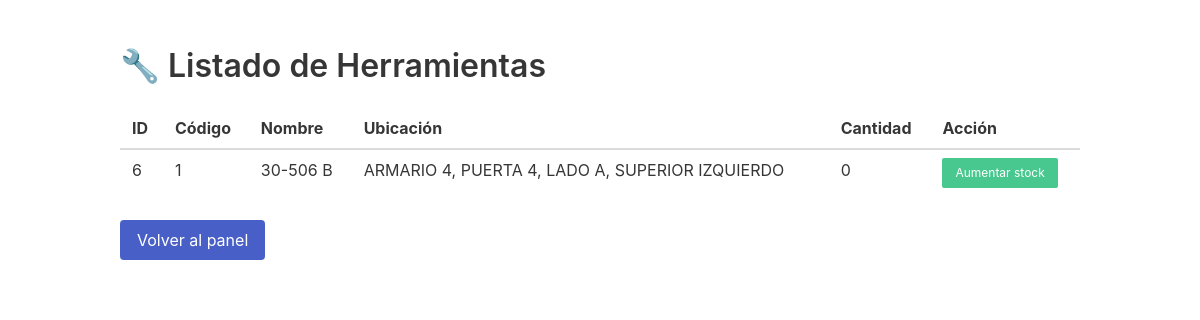
The app's page /listar_herramientas3.php?buscar=30-506 B (signed in), older data.
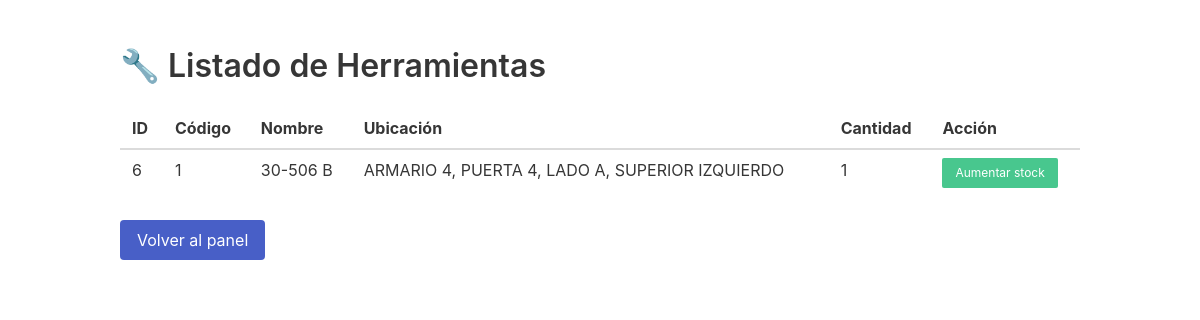
The same page, newer data.
### tables this page shows
CREATE TABLE `herramientas` (
  `id` int(11) NOT NULL AUTO_INCREMENT,
  `codigo` varchar(50) DEFAULT NULL,
  `nombre` varchar(100) NOT NULL,
  `imagen` varchar(255) DEFAULT NULL,
  `ubicacion` varchar(100) NOT NULL,
  `cantidad` int(11) NOT NULL DEFAULT 1,
  PRIMARY KEY (`id`)
);

### listar_herramientas3.php (the view, shortened to what this page needs)
<?php
include 'includes/conexion.php';
$buscar = isset($_GET['buscar']) ? $conexion->real_escape_string($_GET['buscar']) : '';
$where = "1";
if ($buscar) {
    $where .= " AND (nombre LIKE '%$buscar%' OR codigo LIKE '%$buscar%')";
}
$sql = "SELECT * FROM herramientas WHERE $where";
$herramientas = $conexion->query($sql);
?>
<!DOCTYPE html>
<html lang="es">
<head>
    <link rel="stylesheet" href="https://cdn.jsdelivr.net/npm/bulma@0.9.4/css/bulma.min.css">
</head>
<body>
<section class="section">
    <div class="container">
        <h1 class="title is-3">🔧 Listado de Herramientas</h1>
        <div class="table-container">
            <table class="table is-fullwidth is-striped">
                <thead>
                    <tr>
                        <th>ID</th>
                        <th>Código</th>
                        <th>Nombre</th>
                        <th>Ubicación</th>
                        <th>Cantidad</th>
                        <th>Acción</th>
                    </tr>
                </thead>
                <tbody>
                    <?php while ($h = $herramientas->fetch_assoc()): ?>
                        <tr id="fila-<?= $h['id'] ?>">
                            <td><?= $h['id'] ?></td>
                            <td><?= htmlspecialchars($h['codigo']) ?></td>
                            <td><?= htmlspecialchars($h['nombre']) ?></td>
                            <td><?= htmlspecialchars($h['ubicacion']) ?></td>
                            <td class="cantidad"><?= $h['cantidad'] ?></td>
                            <td>
                                <button class="button is-success is-small aumentar-stock" data-id="<?= $h['id'] ?>">
                                    Aumentar stock
                                </button>
                            </td>
                        </tr>
                    <?php endwhile; ?>
                </tbody>
            </table>
        </div>
        <a href="dashboard.php" class="button is-link">Volver al panel</a>
    </div>
</section>
</body>
</html>

Row changes from the older to the newer data that the page shows:
changed herramientas "ARMARIO 4, PUERTA 4, LADO A, SUPERIOR IZQUIERDO": cantidad "0" → "1"
